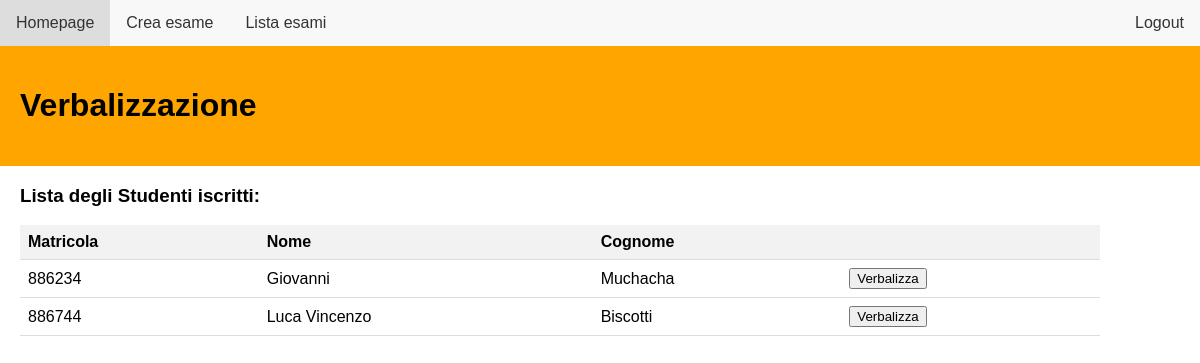
Page /verbalizza/CT-0006 (signed in) on the committed database.
### db_setup.py (models this page shows, shortened)
class Studente( db.Model):
    idS = db.Column(db.Integer, primary_key=True, unique = True)
    nome = db.Column(db.String(100))
    cognome = db.Column(db.String(100))

### routes.py (the view)
@bp.route('/verbalizza/<string:idE>', methods=['GET', 'POST'])
@login_required
def verbalizza(idE):
    from db_setup import Studente, db, Appelli, Prova, Esame
    lista_studenti = (
        db.session.query(Studente)
        .join(Appelli, Studente.idS == Appelli.idS)
        .join(Prova, Appelli.idP == Prova.idP)
        .join(Esame, Prova.idE == Esame.idE)
        .filter(Esame.idE == idE, Appelli.stato_superamento == True)
        .group_by(Esame.idE, Studente.idS)
        .having(func.sum(Prova.percentuale) == 100)
        .all()
    )
    return flask.render_template('verbalizzazione.html', idE=idE, lista_studenti=lista_studenti)

### routes.py (called while the page is built)
@login_manager.user_loader
def load_user(user_id):
    from db_setup import Docente
    return Docente.query.get(user_id)

### app/templates/verbalizzazione.html (shortened to what this page needs)
<!DOCTYPE html>
<html lang="en">
<head>
    <link rel="stylesheet" href="../static/exam_page.css">
    <link rel="stylesheet" href="../static/goback.css">
    <link rel="stylesheet" href="{{ url_for('static', filename='goback.css') }}">
</head>
<body>
    <ul>
        <li><a href="{{ url_for('routes.homepage') }}">Homepage</a></li>
        <li><a href="{{ url_for('routes.create_exam') }}">Crea esame</a></li>
        <li><a href="{{ url_for('routes.view_exams') }}">Lista esami</a></li>
        <li style="float:right"><a href="{{ url_for('routes.login') }}">Logout</a></li>
    </ul>
    <div id="Informazioni" class="w3-container">
        <h1> Verbalizzazione </h1>
    </div>
    <div id="ListaStudentiIscritti">
        <h3>Lista degli Studenti iscritti:</h3>
        <table>
            <thead>
                <tr>
                    <th>Matricola</th>
                    <th>Nome</th>
                    <th>Cognome</th>
                    <th></th>
                </tr>
            </thead>
            <tbody>
                {% for studente in lista_studenti %}
                <tr onclick="window.location.href='{{url_for('routes.student_page', idS=studente.idS)}}'">
                    <td> {{ studente.idS }}</td>
                    <td> {{ studente.nome }}</td>
                    <td> {{ studente.cognome }}</td>
                    <td>
                        <button>Verbalizza</button>
                    </td>
                </tr>
                {% endfor %}
            </tbody>
        </table>
    </div>
</body>
</html>

### app/static/exam_page.css (style rules this page uses)
#Informazioni { background-color: orange; color:black; padding: 20px; }
body { font-family: Arial, sans-serif; margin: 0; padding: 0; }
ul { list-style-type: none; margin: 0; padding: 0; overflow: hidden; background-color: #f8f8f8; }
li { float: left; }
li a { display: block; color: #333; text-align: center; padding: 14px 16px; text-decoration: none; }
#Exam_Details, #ListaProve, #Test_Details, #ListaStudentiIscritti { position: relative; left:20px; }
table { width: 90%; border-collapse: collapse; }
th, td { text-align: left; border-bottom: 1px solid #ddd; padding: 8px; }
th { background-color: #f2f2f2; }

### rows in the picture
Studente: idS "886234", nome "Giovanni", cognome "Muchacha"
Studente: idS "886744", nome "Luca Vincenzo", cognome "Biscotti"
